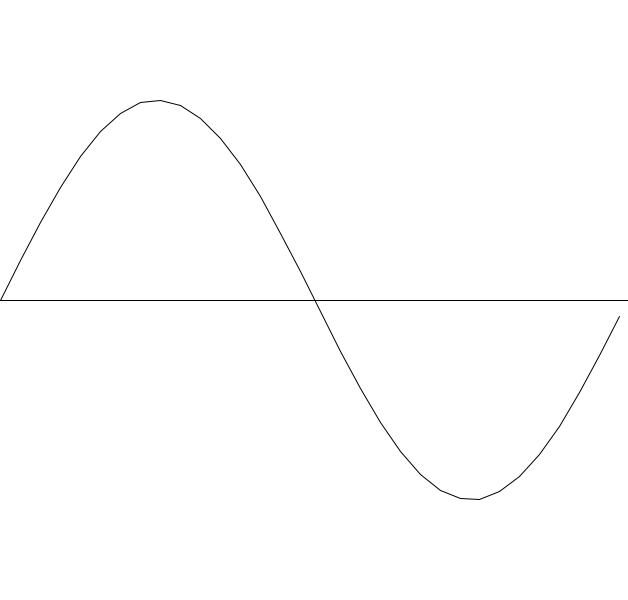
Frame 1 (no input)
Frame 60 (the mouse pressed at the canvas centre just before this capture): identical to frame 1, image omitted
Frame 120 (the mouse held since frame 60 and released just before this capture): identical to frame 1, image omitted

The Processing sketch that drew this single still picture (run headless with seeded random() and noise(); from frame 60 on, the mouse is pressed at the canvas centre):

// Processing sketch: sketch_0402
// ── sketch_0402.pde
void setup() {
  size(628, 600);
}

void draw() {
  background(255);
  translate(0, height / 2);
  scale(1, -1);
  
  beginShape();
  for (float i = 0; i < PI * 2; i += 0.2) {
    float x = i * 100;
    float y = sin(i) * 200;
    vertex(x, y);
  }
  endShape();
  
  line(0, 0, width, 0);
}
